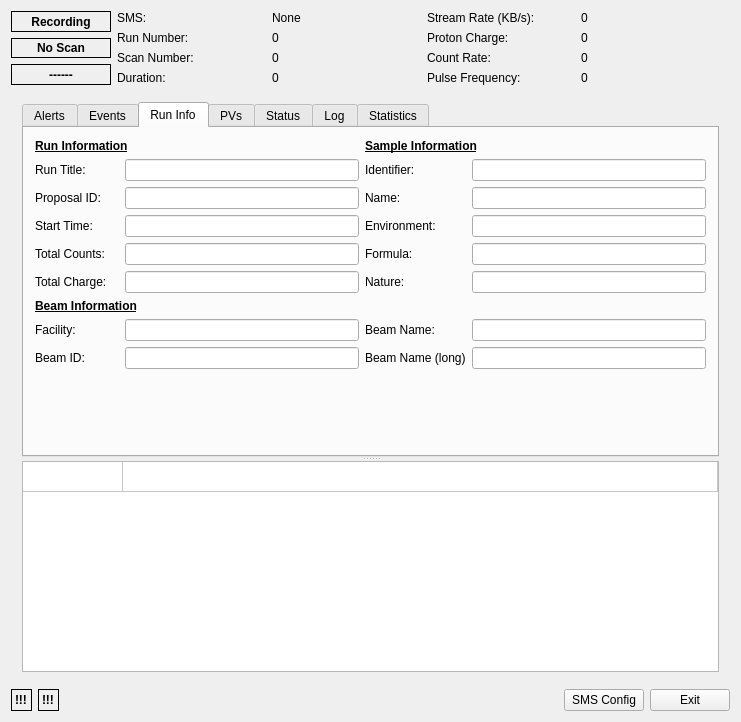
<?xml version="1.0" encoding="UTF-8"?>
<ui version="4.0">
 <class>MainWindow</class>
 <widget class="QMainWindow" name="MainWindow">
  <property name="geometry">
   <rect>
    <x>0</x>
    <y>0</y>
    <width>741</width>
    <height>722</height>
   </rect>
  </property>
  <property name="windowTitle">
   <string>ADARA Stream Monitor</string>
  </property>
  <widget class="QWidget" name="centralWidget">
   <layout class="QVBoxLayout" name="verticalLayout" stretch="0,1,0">
    <item>
     <layout class="QHBoxLayout" name="horizontalLayout" stretch="0,1">
      <item>
       <layout class="QVBoxLayout" name="verticalLayout_2">
        <item>
         <widget class="QLabel" name="runStatusLabel">
          <property name="sizePolicy">
           <sizepolicy hsizetype="Preferred" vsizetype="Preferred">
            <horstretch>0</horstretch>
            <verstretch>0</verstretch>
           </sizepolicy>
          </property>
          <property name="minimumSize">
           <size>
            <width>100</width>
            <height>0</height>
           </size>
          </property>
          <property name="font">
           <font>
            <weight>75</weight>
            <bold>true</bold>
           </font>
          </property>
          <property name="frameShape">
           <enum>QFrame::Box</enum>
          </property>
          <property name="text">
           <string>Recording</string>
          </property>
          <property name="alignment">
           <set>Qt::AlignCenter</set>
          </property>
          <property name="margin">
           <number>2</number>
          </property>
         </widget>
        </item>
        <item>
         <widget class="QLabel" name="scanStatusLabel">
          <property name="minimumSize">
           <size>
            <width>100</width>
            <height>0</height>
           </size>
          </property>
          <property name="font">
           <font>
            <weight>75</weight>
            <bold>true</bold>
           </font>
          </property>
          <property name="frameShape">
           <enum>QFrame::Box</enum>
          </property>
          <property name="text">
           <string>No Scan</string>
          </property>
          <property name="alignment">
           <set>Qt::AlignCenter</set>
          </property>
          <property name="margin">
           <number>2</number>
          </property>
         </widget>
        </item>
        <item>
         <widget class="QLabel" name="pauseStatusLabel">
          <property name="sizePolicy">
           <sizepolicy hsizetype="Preferred" vsizetype="Preferred">
            <horstretch>0</horstretch>
            <verstretch>0</verstretch>
           </sizepolicy>
          </property>
          <property name="minimumSize">
           <size>
            <width>100</width>
            <height>0</height>
           </size>
          </property>
          <property name="font">
           <font>
            <weight>75</weight>
            <bold>true</bold>
           </font>
          </property>
          <property name="frameShape">
           <enum>QFrame::Box</enum>
          </property>
          <property name="text">
           <string>------</string>
          </property>
          <property name="alignment">
           <set>Qt::AlignCenter</set>
          </property>
          <property name="margin">
           <number>2</number>
          </property>
         </widget>
        </item>
       </layout>
      </item>
      <item>
       <layout class="QGridLayout" name="gridLayout" columnstretch="0,0,0,0">
        <property name="verticalSpacing">
         <number>6</number>
        </property>
        <item row="3" column="1">
         <widget class="QLabel" name="durationLabel">
          <property name="text">
           <string>0</string>
          </property>
         </widget>
        </item>
        <item row="1" column="1">
         <widget class="QLabel" name="runNumLabel">
          <property name="text">
           <string>0</string>
          </property>
         </widget>
        </item>
        <item row="2" column="1">
         <widget class="QLabel" name="scanNumLabel">
          <property name="text">
           <string>0</string>
          </property>
         </widget>
        </item>
        <item row="1" column="3">
         <widget class="QLabel" name="pchargeLabel">
          <property name="text">
           <string>0</string>
          </property>
         </widget>
        </item>
        <item row="2" column="3">
         <widget class="QLabel" name="countRateLabel">
          <property name="text">
           <string>0</string>
          </property>
         </widget>
        </item>
        <item row="3" column="3">
         <widget class="QLabel" name="pfreqLabel">
          <property name="text">
           <string>0</string>
          </property>
         </widget>
        </item>
        <item row="1" column="0">
         <widget class="QLabel" name="label_2">
          <property name="text">
           <string>Run Number:</string>
          </property>
         </widget>
        </item>
        <item row="2" column="0">
         <widget class="QLabel" name="label_3">
          <property name="text">
           <string>Scan Number:</string>
          </property>
         </widget>
        </item>
        <item row="3" column="0">
         <widget class="QLabel" name="label_23">
          <property name="text">
           <string>Duration:</string>
          </property>
         </widget>
        </item>
        <item row="1" column="2">
         <widget class="QLabel" name="label_17">
          <property name="text">
           <string>Proton Charge:</string>
          </property>
         </widget>
        </item>
        <item row="2" column="2">
         <widget class="QLabel" name="label_19">
          <property name="text">
           <string>Count Rate:</string>
          </property>
         </widget>
        </item>
        <item row="3" column="2">
         <widget class="QLabel" name="label_21">
          <property name="text">
           <string>Pulse Frequency:</string>
          </property>
         </widget>
        </item>
        <item row="0" column="0">
         <widget class="QLabel" name="label_8">
          <property name="text">
           <string>SMS:</string>
          </property>
         </widget>
        </item>
        <item row="0" column="1">
         <widget class="QLabel" name="smsHostLabel">
          <property name="text">
           <string>None</string>
          </property>
         </widget>
        </item>
        <item row="0" column="2">
         <widget class="QLabel" name="label_12">
          <property name="text">
           <string>Stream Rate (KB/s):</string>
          </property>
         </widget>
        </item>
        <item row="0" column="3">
         <widget class="QLabel" name="bitRateLabel">
          <property name="text">
           <string>0</string>
          </property>
         </widget>
        </item>
       </layout>
      </item>
     </layout>
    </item>
    <item>
     <widget class="QWidget" name="widget" native="true">
      <layout class="QVBoxLayout" name="verticalLayout_3">
       <item>
        <widget class="QSplitter" name="splitter">
         <property name="orientation">
          <enum>Qt::Vertical</enum>
         </property>
         <widget class="QTabWidget" name="tabWidget">
          <property name="currentIndex">
           <number>2</number>
          </property>
          <widget class="QWidget" name="tab">
           <attribute name="title">
            <string>Alerts</string>
           </attribute>
           <layout class="QHBoxLayout" name="horizontalLayout_4">
            <item>
             <widget class="QTableWidget" name="alertTable">
              <property name="columnCount">
               <number>3</number>
              </property>
              <attribute name="horizontalHeaderStretchLastSection">
               <bool>true</bool>
              </attribute>
              <attribute name="verticalHeaderVisible">
               <bool>false</bool>
              </attribute>
              <column/>
              <column/>
              <column/>
             </widget>
            </item>
           </layout>
          </widget>
          <widget class="QWidget" name="tab_3">
           <attribute name="title">
            <string>Events</string>
           </attribute>
           <layout class="QHBoxLayout" name="horizontalLayout_6">
            <item>
             <widget class="QTableWidget" name="eventTable">
              <property name="columnCount">
               <number>3</number>
              </property>
              <attribute name="horizontalHeaderStretchLastSection">
               <bool>true</bool>
              </attribute>
              <attribute name="verticalHeaderVisible">
               <bool>false</bool>
              </attribute>
              <column/>
              <column/>
              <column/>
             </widget>
            </item>
           </layout>
          </widget>
          <widget class="QWidget" name="runInfoTab">
           <attribute name="title">
            <string>Run Info</string>
           </attribute>
           <layout class="QGridLayout" name="gridLayout_2">
            <item row="13" column="0">
             <spacer name="verticalSpacer_2">
              <property name="orientation">
               <enum>Qt::Vertical</enum>
              </property>
              <property name="sizeHint" stdset="0">
               <size>
                <width>20</width>
                <height>40</height>
               </size>
              </property>
             </spacer>
            </item>
            <item row="2" column="0">
             <widget class="QLabel" name="label_7">
              <property name="text">
               <string>Run Title:</string>
              </property>
             </widget>
            </item>
            <item row="6" column="0">
             <widget class="QLabel" name="label_9">
              <property name="text">
               <string>Total Charge:</string>
              </property>
             </widget>
            </item>
            <item row="2" column="3">
             <widget class="QLineEdit" name="runTitleEdit">
              <property name="readOnly">
               <bool>true</bool>
              </property>
             </widget>
            </item>
            <item row="6" column="3">
             <widget class="QLineEdit" name="totalChargeEdit"/>
            </item>
            <item row="4" column="0">
             <widget class="QLabel" name="label_29">
              <property name="text">
               <string>Start Time:</string>
              </property>
             </widget>
            </item>
            <item row="4" column="3">
             <widget class="QLineEdit" name="startTimeEdit"/>
            </item>
            <item row="5" column="0">
             <widget class="QLabel" name="label_30">
              <property name="text">
               <string>Total Counts:</string>
              </property>
             </widget>
            </item>
            <item row="5" column="3">
             <widget class="QLineEdit" name="totalCountsEdit"/>
            </item>
            <item row="2" column="4">
             <widget class="QLabel" name="label_24">
              <property name="text">
               <string>Identifier:</string>
              </property>
             </widget>
            </item>
            <item row="2" column="5">
             <widget class="QLineEdit" name="sampleIdEdit"/>
            </item>
            <item row="1" column="4" colspan="2">
             <widget class="QLabel" name="label_31">
              <property name="font">
               <font>
                <weight>75</weight>
                <bold>true</bold>
                <underline>true</underline>
               </font>
              </property>
              <property name="text">
               <string>Sample Information</string>
              </property>
             </widget>
            </item>
            <item row="1" column="0" colspan="4">
             <widget class="QLabel" name="label_32">
              <property name="font">
               <font>
                <weight>75</weight>
                <bold>true</bold>
                <underline>true</underline>
               </font>
              </property>
              <property name="text">
               <string>Run Information</string>
              </property>
             </widget>
            </item>
            <item row="8" column="0" colspan="4">
             <widget class="QLabel" name="facilityInfoLabel">
              <property name="font">
               <font>
                <weight>75</weight>
                <bold>true</bold>
                <underline>true</underline>
               </font>
              </property>
              <property name="text">
               <string>Beam Information</string>
              </property>
             </widget>
            </item>
            <item row="9" column="0">
             <widget class="QLabel" name="label">
              <property name="text">
               <string>Facility:</string>
              </property>
             </widget>
            </item>
            <item row="9" column="3">
             <widget class="QLineEdit" name="facilityNameEdit"/>
            </item>
            <item row="10" column="0">
             <widget class="QLabel" name="label_4">
              <property name="text">
               <string>Beam ID:</string>
              </property>
             </widget>
            </item>
            <item row="10" column="3">
             <widget class="QLineEdit" name="beamIdEdit"/>
            </item>
            <item row="9" column="4">
             <widget class="QLabel" name="label_5">
              <property name="text">
               <string>Beam Name:</string>
              </property>
             </widget>
            </item>
            <item row="9" column="5">
             <widget class="QLineEdit" name="beamNameShortEdit"/>
            </item>
            <item row="10" column="4">
             <widget class="QLabel" name="label_6">
              <property name="text">
               <string>Beam Name (long)</string>
              </property>
             </widget>
            </item>
            <item row="10" column="5">
             <widget class="QLineEdit" name="beamNameLongEdit"/>
            </item>
            <item row="3" column="0">
             <widget class="QLabel" name="label_11">
              <property name="text">
               <string>Proposal ID:</string>
              </property>
             </widget>
            </item>
            <item row="3" column="3">
             <widget class="QLineEdit" name="propIdEdit"/>
            </item>
            <item row="3" column="4">
             <widget class="QLabel" name="label_25">
              <property name="text">
               <string>Name:</string>
              </property>
             </widget>
            </item>
            <item row="4" column="4">
             <widget class="QLabel" name="label_26">
              <property name="text">
               <string>Environment:</string>
              </property>
             </widget>
            </item>
            <item row="5" column="4">
             <widget class="QLabel" name="label_27">
              <property name="text">
               <string>Formula:</string>
              </property>
             </widget>
            </item>
            <item row="6" column="4">
             <widget class="QLabel" name="label_28">
              <property name="text">
               <string>Nature:</string>
              </property>
             </widget>
            </item>
            <item row="3" column="5">
             <widget class="QLineEdit" name="sampleNameEdit"/>
            </item>
            <item row="4" column="5">
             <widget class="QLineEdit" name="sampleEnvironmentEdit"/>
            </item>
            <item row="5" column="5">
             <widget class="QLineEdit" name="sampleFormulaEdit"/>
            </item>
            <item row="6" column="5">
             <widget class="QLineEdit" name="sampleNatureEdit"/>
            </item>
           </layout>
          </widget>
          <widget class="QWidget" name="tab_2">
           <attribute name="title">
            <string>PVs</string>
           </attribute>
           <layout class="QHBoxLayout" name="horizontalLayout_5">
            <item>
             <widget class="QTableWidget" name="pvTable">
              <property name="columnCount">
               <number>2</number>
              </property>
              <attribute name="horizontalHeaderStretchLastSection">
               <bool>true</bool>
              </attribute>
              <attribute name="verticalHeaderVisible">
               <bool>false</bool>
              </attribute>
              <column/>
              <column/>
             </widget>
            </item>
           </layout>
          </widget>
          <widget class="QWidget" name="tab_4">
           <attribute name="title">
            <string>Status</string>
           </attribute>
           <layout class="QHBoxLayout" name="horizontalLayout_7">
            <item>
             <widget class="QTableWidget" name="procStatusTable">
              <property name="columnCount">
               <number>2</number>
              </property>
              <attribute name="horizontalHeaderStretchLastSection">
               <bool>true</bool>
              </attribute>
              <attribute name="verticalHeaderVisible">
               <bool>false</bool>
              </attribute>
              <column/>
              <column/>
             </widget>
            </item>
           </layout>
          </widget>
          <widget class="QWidget" name="tab_5">
           <attribute name="title">
            <string>Log</string>
           </attribute>
           <layout class="QHBoxLayout" name="horizontalLayout_8">
            <item>
             <widget class="QTableWidget" name="logTable">
              <property name="columnCount">
               <number>1</number>
              </property>
              <attribute name="horizontalHeaderVisible">
               <bool>false</bool>
              </attribute>
              <attribute name="horizontalHeaderStretchLastSection">
               <bool>true</bool>
              </attribute>
              <attribute name="verticalHeaderVisible">
               <bool>false</bool>
              </attribute>
              <column/>
             </widget>
            </item>
           </layout>
          </widget>
          <widget class="QWidget" name="markerTab">
           <attribute name="title">
            <string>Statistics</string>
           </attribute>
           <layout class="QHBoxLayout" name="horizontalLayout_3">
            <item>
             <widget class="QTableWidget" name="statisticsTable">
              <property name="rowCount">
               <number>3</number>
              </property>
              <property name="columnCount">
               <number>6</number>
              </property>
              <attribute name="horizontalHeaderHighlightSections">
               <bool>false</bool>
              </attribute>
              <attribute name="horizontalHeaderStretchLastSection">
               <bool>true</bool>
              </attribute>
              <attribute name="verticalHeaderVisible">
               <bool>false</bool>
              </attribute>
              <row/>
              <row/>
              <row/>
              <column/>
              <column/>
              <column/>
              <column/>
              <column/>
              <column/>
             </widget>
            </item>
           </layout>
          </widget>
         </widget>
         <widget class="QTableWidget" name="monitorTable">
          <property name="enabled">
           <bool>true</bool>
          </property>
          <property name="sizePolicy">
           <sizepolicy hsizetype="Preferred" vsizetype="Preferred">
            <horstretch>0</horstretch>
            <verstretch>0</verstretch>
           </sizepolicy>
          </property>
          <property name="editTriggers">
           <set>QAbstractItemView::NoEditTriggers</set>
          </property>
          <property name="tabKeyNavigation">
           <bool>false</bool>
          </property>
          <property name="showDropIndicator" stdset="0">
           <bool>false</bool>
          </property>
          <property name="alternatingRowColors">
           <bool>true</bool>
          </property>
          <property name="wordWrap">
           <bool>false</bool>
          </property>
          <property name="cornerButtonEnabled">
           <bool>false</bool>
          </property>
          <property name="rowCount">
           <number>1</number>
          </property>
          <property name="columnCount">
           <number>2</number>
          </property>
          <attribute name="horizontalHeaderVisible">
           <bool>false</bool>
          </attribute>
          <attribute name="horizontalHeaderHighlightSections">
           <bool>false</bool>
          </attribute>
          <attribute name="horizontalHeaderStretchLastSection">
           <bool>true</bool>
          </attribute>
          <attribute name="verticalHeaderVisible">
           <bool>false</bool>
          </attribute>
          <attribute name="verticalHeaderHighlightSections">
           <bool>false</bool>
          </attribute>
          <row/>
          <column>
           <property name="text">
            <string>Monitor ID</string>
           </property>
          </column>
          <column>
           <property name="text">
            <string>Count Rate</string>
           </property>
          </column>
         </widget>
        </widget>
       </item>
      </layout>
     </widget>
    </item>
    <item>
     <layout class="QHBoxLayout" name="horizontalLayout_2">
      <item>
       <widget class="QLabel" name="smsStatusLabel">
        <property name="font">
         <font>
          <weight>75</weight>
          <bold>true</bold>
         </font>
        </property>
        <property name="frameShape">
         <enum>QFrame::Box</enum>
        </property>
        <property name="text">
         <string>!!!</string>
        </property>
       </widget>
      </item>
      <item>
       <widget class="QLabel" name="combusStatusLabel">
        <property name="font">
         <font>
          <weight>75</weight>
          <bold>true</bold>
         </font>
        </property>
        <property name="frameShape">
         <enum>QFrame::Box</enum>
        </property>
        <property name="text">
         <string>!!!</string>
        </property>
       </widget>
      </item>
      <item>
       <spacer name="horizontalSpacer">
        <property name="orientation">
         <enum>Qt::Horizontal</enum>
        </property>
        <property name="sizeHint" stdset="0">
         <size>
          <width>40</width>
          <height>20</height>
         </size>
        </property>
       </spacer>
      </item>
      <item>
       <widget class="QPushButton" name="smsConfigBtn">
        <property name="text">
         <string>SMS Config</string>
        </property>
       </widget>
      </item>
      <item>
       <widget class="QPushButton" name="exitButton">
        <property name="text">
         <string>Exit</string>
        </property>
       </widget>
      </item>
     </layout>
    </item>
   </layout>
  </widget>
  <action name="actionSMS_Connection">
   <property name="text">
    <string>SMS Connection...</string>
   </property>
   <property name="toolTip">
    <string>Set SMS hostname and port</string>
   </property>
  </action>
 </widget>
 <layoutdefault spacing="6" margin="11"/>
 <resources/>
 <connections>
  <connection>
   <sender>exitButton</sender>
   <signal>clicked()</signal>
   <receiver>MainWindow</receiver>
   <slot>close()</slot>
   <hints>
    <hint type="sourcelabel">
     <x>688</x>
     <y>586</y>
    </hint>
    <hint type="destinationlabel">
     <x>370</x>
     <y>304</y>
    </hint>
   </hints>
  </connection>
  <connection>
   <sender>smsConfigBtn</sender>
   <signal>clicked()</signal>
   <receiver>MainWindow</receiver>
   <slot>configureSMSConnection()</slot>
   <hints>
    <hint type="sourcelabel">
     <x>594</x>
     <y>698</y>
    </hint>
    <hint type="destinationlabel">
     <x>370</x>
     <y>360</y>
    </hint>
   </hints>
  </connection>
 </connections>
 <slots>
  <slot>configureSMSConnection()</slot>
 </slots>
</ui>
